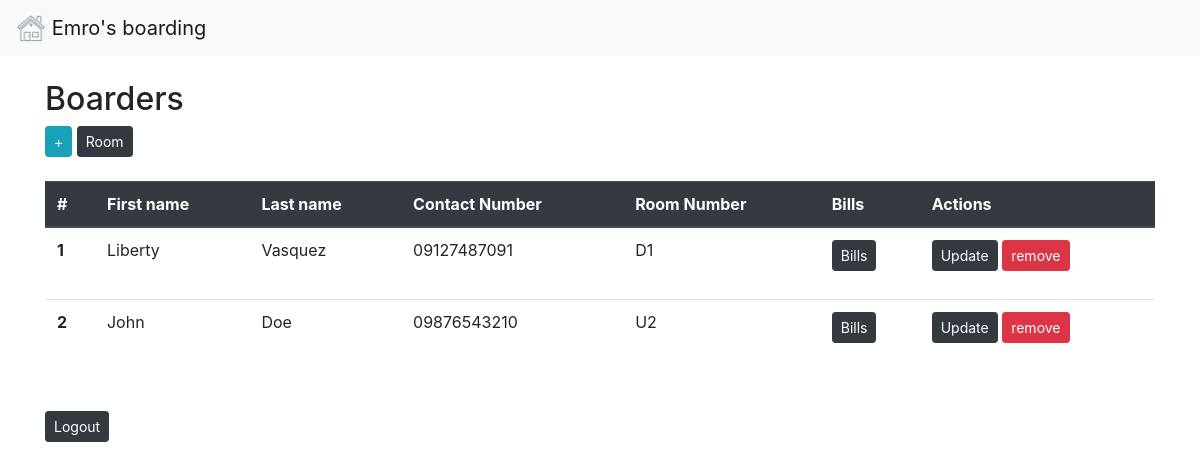
Page /table.php on the committed database.
### tables this page shows
CREATE TABLE `boarders` (
  `id` int(11) NOT NULL,
  `first_name` varchar(45) NOT NULL,
  `last_name` varchar(45) NOT NULL,
  `contact_number` varchar(11) NOT NULL,
  `room_number` varchar(5) NOT NULL
);

### table.php (the view, shortened to what this page needs)
<?php
    require('config/db.php');
    $query = 'SELECT * FROM boarders';
    $result = mysqli_query($conn, $query);
    $boarders = mysqli_fetch_all($result, MYSQLI_ASSOC);
?>
<link rel="stylesheet" href="css/style.css">
<?php include('inc/header.php'); ?>
	<div class="container">
    <br/>
		<h2> Boarders </h2>
        <button type="button" class="btn btn-info btn-sm" onclick="document.location='add.php'">+</button>
        <button type="button" class="btn btn-dark btn-sm" onclick="document.location='room.php'">Room</button>
        <br></br>
        <table class="table">
                <thead class="thead-dark">
                    <tr>
                    <th scope="col">#</th>
                    <th scope="col">First name</th>
                    <th scope="col">Last name</th>
                    <th scope="col">Contact Number</th>
                    <th scope="col">Room Number</th>
                    <th scope="col"> Bills </th>
                    <th scope="col"> Actions </th>
                    </tr>
                </thead>
			<div class="well">
                <tbody>
                <?php foreach($boarders as $boarder) : ?>
                    <tr>
                    <th scope="row">
                        <?php echo $boarder['id'];?></th>
                    <td><?php echo $boarder['first_name'];?></td>
                    <td><?php echo $boarder['last_name'];?></td>
                    <td><?php echo $boarder['contact_number'];?></td>
                    <td><?php echo $boarder['room_number'];?></td>
                    <td><button type="button" class="btn btn-dark btn-sm" onclick="document.location='bills.php'">Bills</button></td>
                    <td>
                        <form method="POST">
                            <button class="btn btn-dark btn-sm" id="button" name="update">Update</button>
                            <input type="submit" value="remove" class="btn btn-danger btn-sm" name="remove" onclick="remove()">
                        </form>
                    </td>
                    </tr>
                <?php endforeach; ?>
                </tbody>
            </div>
        </table>
        <br/>
            <button type="button" class="btn btn-dark btn-sm" onclick="document.location='login.php'">Logout</button>
</div>

### rows in the picture
boarders: id "1", first_name "Liberty", last_name "Vasquez", contact_number "09127487091", room_number "D1"
boarders: id "2", first_name "John", last_name "Doe", contact_number "09876543210", room_number "U2"
